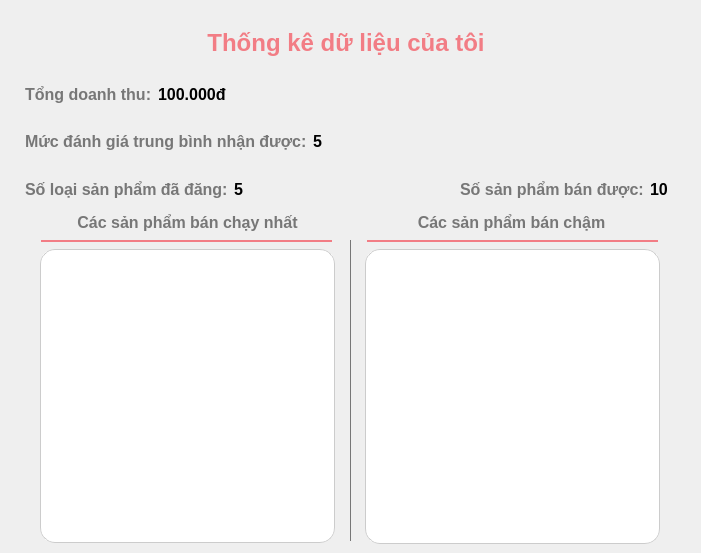
         <widget class="QWidget" name="staffStatistics">
          <property name="styleSheet">
           <string notr="true">QWidget#staffStatistics {
	background-color: white;
}</string>
          </property>
          <widget class="QLabel" name="label_95">
           <property name="geometry">
            <rect>
             <x>364</x>
             <y>212</y>
             <width>295</width>
             <height>21</height>
            </rect>
           </property>
           <property name="styleSheet">
            <string notr="true">color: #777;
font-weight: bold;
font-size: 16px;</string>
           </property>
           <property name="text">
            <string>Các sản phẩm bán chậm</string>
           </property>
           <property name="alignment">
            <set>Qt::AlignCenter</set>
           </property>
          </widget>
          <widget class="QFrame" name="frame_13">
           <property name="geometry">
            <rect>
             <x>367</x>
             <y>222</y>
             <width>291</width>
             <height>20</height>
            </rect>
           </property>
           <property name="styleSheet">
            <string notr="true">border-bottom-width: 2px;
border-bottom-style: solid;
border-bottom-color: #f27d85;
border-radius: 0px;</string>
           </property>
           <property name="frameShape">
            <enum>QFrame::StyledPanel</enum>
           </property>
           <property name="frameShadow">
            <enum>QFrame::Raised</enum>
           </property>
          </widget>
          <widget class="QLabel" name="label_92">
           <property name="geometry">
            <rect>
             <x>0</x>
             <y>22</y>
             <width>692</width>
             <height>41</height>
            </rect>
           </property>
           <property name="styleSheet">
            <string notr="true">font-size: 24px;
color: #f27d85;
font-weight: bold;</string>
           </property>
           <property name="text">
            <string>Thống kê dữ liệu của tôi</string>
           </property>
           <property name="alignment">
            <set>Qt::AlignCenter</set>
           </property>
          </widget>
          <widget class="QLabel" name="label_96">
           <property name="geometry">
            <rect>
             <x>40</x>
             <y>212</y>
             <width>295</width>
             <height>21</height>
            </rect>
           </property>
           <property name="styleSheet">
            <string notr="true">color: #777;
font-weight: bold;
font-size: 16px;</string>
           </property>
           <property name="text">
            <string>Các sản phẩm bán chạy nhất</string>
           </property>
           <property name="alignment">
            <set>Qt::AlignCenter</set>
           </property>
          </widget>
          <widget class="QFrame" name="frame_14">
           <property name="geometry">
            <rect>
             <x>41</x>
             <y>222</y>
             <width>291</width>
             <height>20</height>
            </rect>
           </property>
           <property name="styleSheet">
            <string notr="true">border-bottom-width: 2px;
border-bottom-style: solid;
border-bottom-color: #f27d85;
border-radius: 0px;</string>
           </property>
           <property name="frameShape">
            <enum>QFrame::StyledPanel</enum>
           </property>
           <property name="frameShadow">
            <enum>QFrame::Raised</enum>
           </property>
          </widget>
          <widget class="QScrollArea" name="staffStaleProductsScroll">
           <property name="geometry">
            <rect>
             <x>365</x>
             <y>249</y>
             <width>295</width>
             <height>295</height>
            </rect>
           </property>
           <property name="styleSheet">
            <string notr="true">QScrollArea {
	border-radius: 15px;
	background-color: white;
}

QScrollBar:vertical {              
	border: 1px solid #999999;
	border-radius: 5px;
    background: transparent;
    width: 12px;    
    margin: 0px 0px 0px 0px;
}

QScrollBar::handle:vertical {
    background: #f27d85;
	border-radius: 5px;
}

QScrollBar::add-line:vertical {
    height: 0px;
    subcontrol-position: bottom;
    subcontrol-origin: margin;
}

QScrollBar::sub-line:vertical {
    height: 0 px;
    subcontrol-position: top;
    subcontrol-origin: margin;
}</string>
           </property>
           <property name="widgetResizable">
            <bool>true</bool>
           </property>
           <widget class="QWidget" name="scrollAreaWidgetContents_19">
            <property name="geometry">
             <rect>
              <x>0</x>
              <y>0</y>
              <width>295</width>
              <height>295</height>
             </rect>
            </property>
            <property name="styleSheet">
             <string notr="true">QWidget#scrollAreaWidgetContents_19 {   
    background-color: white;
	border: 1px solid #ccc;
	border-radius: 15px;
}</string>
            </property>
           </widget>
          </widget>
          <widget class="QWidget" name="widget_30" native="true">
           <property name="geometry">
            <rect>
             <x>16</x>
             <y>73</y>
             <width>661</width>
             <height>137</height>
            </rect>
           </property>
           <property name="styleSheet">
            <string notr="true">font-size: 16px;
font-weight: bold;</string>
           </property>
           <layout class="QVBoxLayout" name="verticalLayout_8">
            <item>
             <widget class="QWidget" name="widget_33" native="true">
              <layout class="QHBoxLayout" name="horizontalLayout_28" stretch="0,1">
               <property name="topMargin">
                <number>5</number>
               </property>
               <property name="bottomMargin">
                <number>5</number>
               </property>
               <item>
                <widget class="QLabel" name="label_97">
                 <property name="styleSheet">
                  <string notr="true">color: #777;</string>
                 </property>
                 <property name="text">
                  <string>Tổng doanh thu:</string>
                 </property>
                </widget>
               </item>
               <item>
                <widget class="QLabel" name="staffRevenue">
                 <property name="text">
                  <string>100.000đ</string>
                 </property>
                </widget>
               </item>
              </layout>
             </widget>
            </item>
            <item>
             <widget class="QWidget" name="widget_34" native="true">
              <layout class="QHBoxLayout" name="horizontalLayout_29" stretch="0,1">
               <property name="topMargin">
                <number>5</number>
               </property>
               <property name="bottomMargin">
                <number>5</number>
               </property>
               <item>
                <widget class="QLabel" name="label_98">
                 <property name="styleSheet">
                  <string notr="true">color: #777;</string>
                 </property>
                 <property name="text">
                  <string>Mức đánh giá trung bình nhận được:</string>
                 </property>
                </widget>
               </item>
               <item>
                <widget class="QLabel" name="staffAvgRating">
                 <property name="text">
                  <string>5</string>
                 </property>
                </widget>
               </item>
              </layout>
             </widget>
            </item>
            <item>
             <widget class="QWidget" name="widget_35" native="true">
              <layout class="QHBoxLayout" name="horizontalLayout_30" stretch="0,1,0,0">
               <property name="topMargin">
                <number>5</number>
               </property>
               <property name="bottomMargin">
                <number>5</number>
               </property>
               <item>
                <widget class="QLabel" name="label_99">
                 <property name="styleSheet">
                  <string notr="true">color: #777;</string>
                 </property>
                 <property name="text">
                  <string>Số loại sản phẩm đã đăng:</string>
                 </property>
                </widget>
               </item>
               <item>
                <widget class="QLabel" name="staffPostedQuantity">
                 <property name="text">
                  <string>5</string>
                 </property>
                </widget>
               </item>
               <item>
                <widget class="QLabel" name="label_100">
                 <property name="styleSheet">
                  <string notr="true">color: #777;</string>
                 </property>
                 <property name="text">
                  <string>Số sản phẩm bán được:</string>
                 </property>
                </widget>
               </item>
               <item>
                <widget class="QLabel" name="staffSoldQuantity">
                 <property name="text">
                  <string>10</string>
                 </property>
                </widget>
               </item>
              </layout>
             </widget>
            </item>
           </layout>
          </widget>
          <widget class="QScrollArea" name="staffHitProductsScroll">
           <property name="geometry">
            <rect>
             <x>40</x>
             <y>249</y>
             <width>295</width>
             <height>294</height>
            </rect>
           </property>
           <property name="styleSheet">
            <string notr="true">QScrollArea {
	border-radius: 15px;
	background-color: white;
}

QScrollBar:vertical {              
	border: 1px solid #999999;
	border-radius: 5px;
    background: transparent;
    width: 12px;    
    margin: 0px 0px 0px 0px;
}

QScrollBar::handle:vertical {
    background: #f27d85;
	border-radius: 5px;
}

QScrollBar::add-line:vertical {
    height: 0px;
    subcontrol-position: bottom;
    subcontrol-origin: margin;
}

QScrollBar::sub-line:vertical {
    height: 0 px;
    subcontrol-position: top;
    subcontrol-origin: margin;
}</string>
           </property>
           <property name="widgetResizable">
            <bool>true</bool>
           </property>
           <widget class="QWidget" name="scrollAreaWidgetContents_17">
            <property name="geometry">
             <rect>
              <x>0</x>
              <y>0</y>
              <width>295</width>
              <height>294</height>
             </rect>
            </property>
            <property name="styleSheet">
             <string notr="true">QWidget#scrollAreaWidgetContents_17 {   
    background-color: white;
	border: 1px solid #ccc;
	border-radius: 15px;
}</string>
            </property>
           </widget>
          </widget>
          <widget class="QFrame" name="frame_19">
           <property name="geometry">
            <rect>
             <x>335</x>
             <y>240</y>
             <width>16</width>
             <height>301</height>
            </rect>
           </property>
           <property name="styleSheet">
            <string notr="true">border-right-width: 1px;
border-right-style: solid;
border-right-color: #777;
border-radius: 0px;</string>
           </property>
           <property name="frameShape">
            <enum>QFrame::StyledPanel</enum>
           </property>
           <property name="frameShadow">
            <enum>QFrame::Raised</enum>
           </property>
          </widget>
          <zorder>frame_19</zorder>
          <zorder>label_95</zorder>
          <zorder>frame_13</zorder>
          <zorder>label_92</zorder>
          <zorder>label_96</zorder>
          <zorder>frame_14</zorder>
          <zorder>staffStaleProductsScroll</zorder>
          <zorder>widget_30</zorder>
          <zorder>staffHitProductsScroll</zorder>
         </widget>
